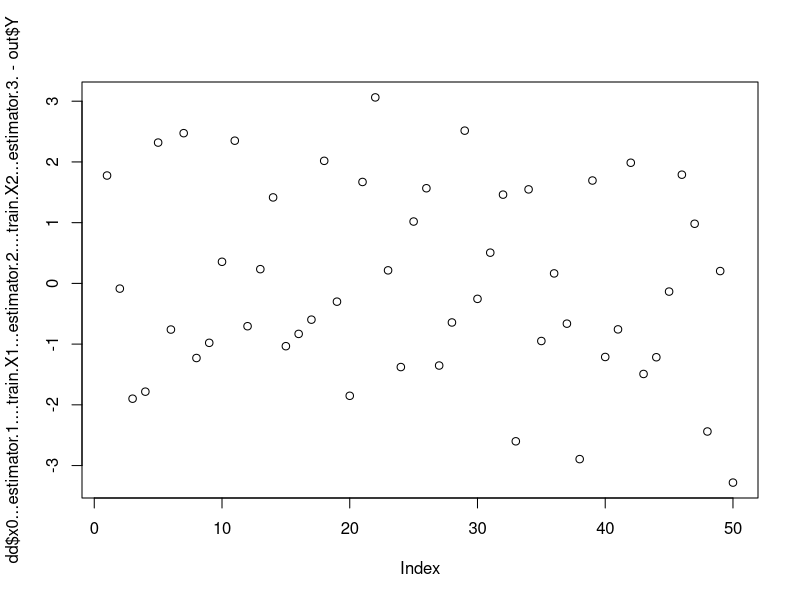

Generate this figure with R:
library(MASS)

train <- read.csv("Problem1_Input_Training.csv")
out <- read.csv("Problem1_Output_Training.csv")

x0 <- matrix(1 , nrow=50, ncol=1 )

d <- data.frame(x0,train$X1,train$X2)
df <- d
y <- data.frame(out)

xx <- as.matrix(d)
y <- as.matrix(out)

estimator <- ((ginv(t(xx)%*%xx))%*%t(xx))%*%(y)

dd <- data.frame(x0*estimator[1]+train$X1*estimator[2]+train$X2*estimator[3])
write.csv(dd,"estimates.csv")

plot(dd$x0...estimator.1....train.X1...estimator.2....train.X2...estimator.3.-out$Y)


forget_factor <- 0.95   #To be added

real_time <- read.csv("Problem1_Input_Test.csv")
real_output <- read.csv("Problem1_Output_Test.csv")
dd <- data.frame(x0,real_time$X1,real_time$X2)
dd <- as.matrix(dd)

Mn <- ginv(t(xx)%*%(xx))
i=1
xx <- as.matrix(df)
Mn <- ginv(t(xx)%*%(xx))
d <- data.frame(x0,real_time$X1,real_time$X2)
mx <- as.matrix(d[i,])
estimator <- estimator +((Mn-(Mn%*%t(mx)%*%mx%*%Mn)/(1+mx%*%Mn%*%t(mx))[1])%*%t(mx))*(real_output[i,1]-mx%*%estimator)[1]
df <- rbind(df,c(1,real_time$X1[i],real_time$X2[i]))
print(estimator)
xn <- rbind(xx[1:50,],dd[1,])

for(i in 2:50)
{
  xx <- as.matrix(df)
  Mn <- ginv(forget_factor*t(xn)%*%(xn)+t(xx)%*%xx)
  d <- data.frame(x0,real_time$X1,real_time$X2)
  mx <- as.matrix(d[i,])
  estimator <- estimator +((Mn-(Mn%*%t(mx)%*%mx%*%Mn)/(1+mx%*%Mn%*%t(mx))[1])%*%t(mx))*(real_output[i,1]-mx%*%estimator)[1]
  df <- rbind(df,c(1,real_time$X1[i],real_time$X2[i]))
  xn <- rbind(xn,dd[i,])
  print(estimator)
}




